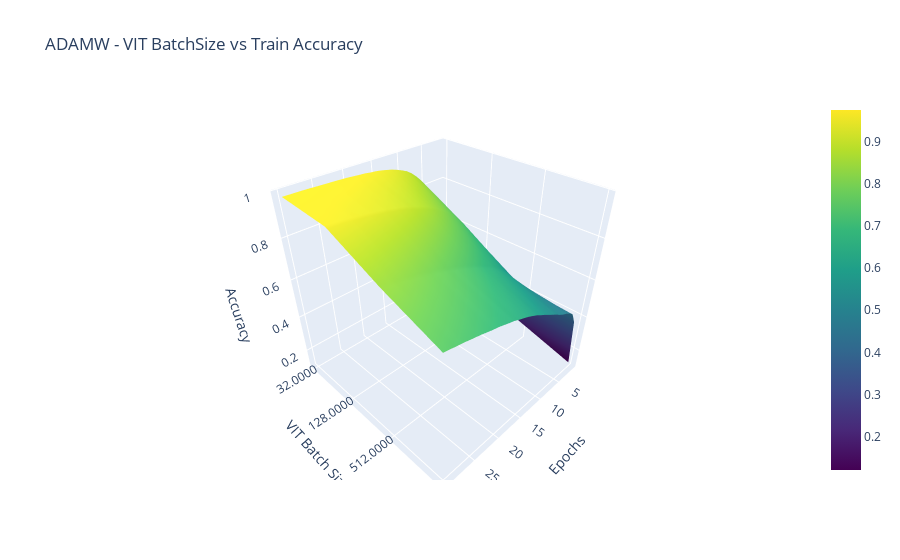
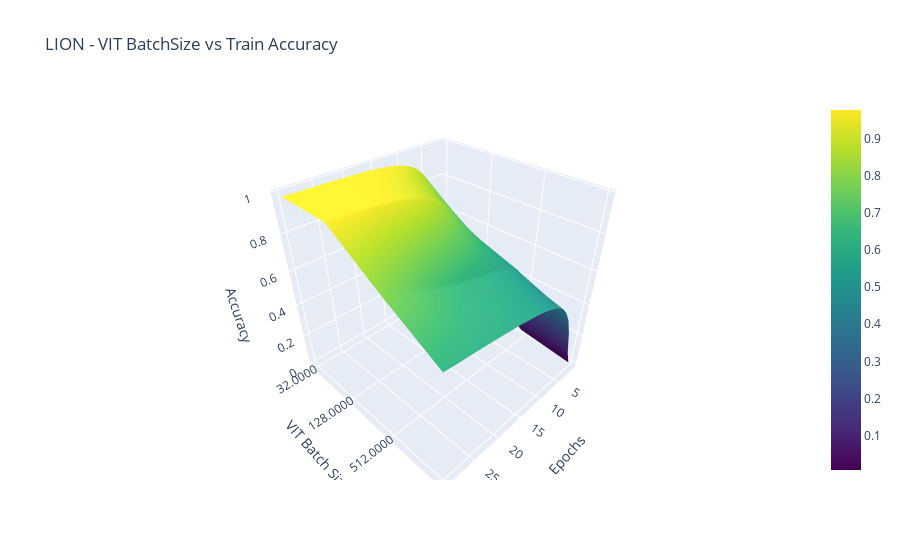
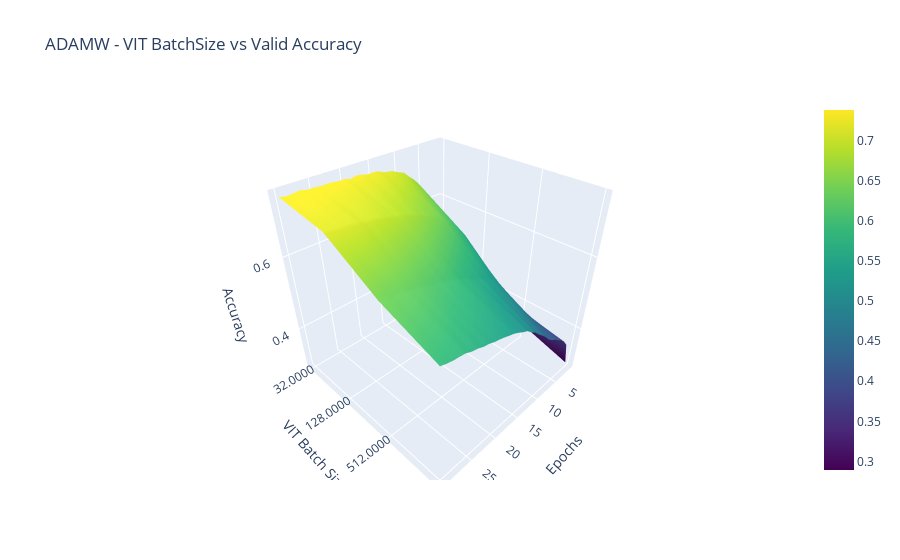
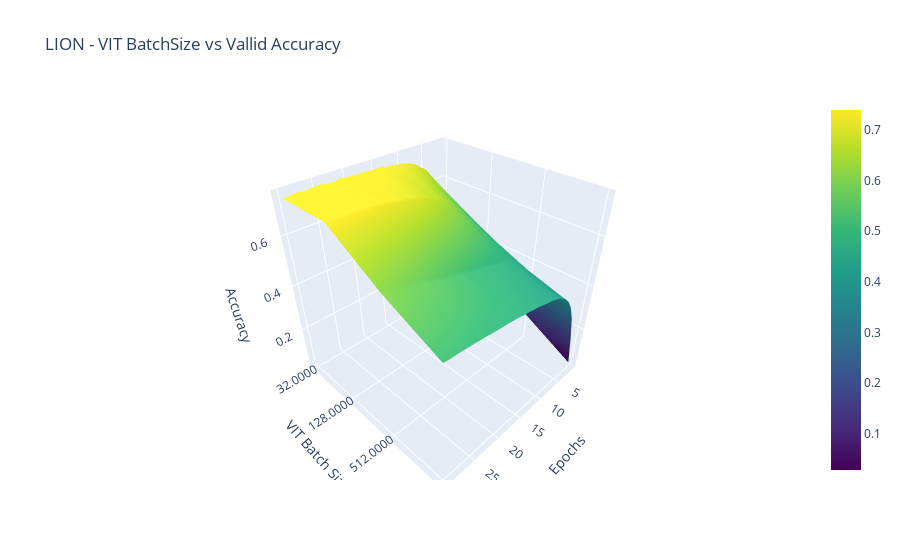

Notebook source saved alongside these figures, in order:
### Code cell
import json
import numpy as np
import plotly.graph_objs as go

file_names = [
    "adamW_VIT_batchSize_ablation_train_accuracy.json",
    "lion_VIT_batchSize_ablation_train_accuracy.json",
    "adamW_VIT_batchSize_ablation_valid_accuracy.json",
    "lion_VIT_batchSize_ablation_vallid_accuracy.json",
    "lionInBuilt_VIT_batchSize_ablation_train_accuracy.json",
    "lionInBuilt_VIT_batchSize_ablation_valid_accuracy.json"
]

for file_name in file_names:
    with open(file_name, 'r') as file:
        data = json.load(file)

    # For the title, you can split the filename on "_" to get optimizer and metric
    title_info = file_name.split("_")
    optimizer = title_info[0]
    metric = title_info[-2]

    # Convert the accuracy data to a 2D NumPy array
    accuracy_data = np.array([values for lr, values in data.items()])

    # Create a 2D grid for X and Y (epochs and learning rates)
    epochs = np.arange(1, len(accuracy_data[0]) + 1)
    # learning_rates = np.array([np.log(float(lr))/np.log(2) for lr in data.keys()])
    learning_rates = np.array([f"{float(lr):.4f}" for lr in data.keys()])
    learning_rates = np.array([(str(lr)) for lr in learning_rates])

    # Create a trace for the 3D surface plot
    trace = go.Surface(x=epochs, y=learning_rates, z=accuracy_data, colorscale='Viridis')

    # Create a layout for the plot
    layout = go.Layout(
        scene=dict(
            xaxis=dict(title='Epochs'),
            yaxis=dict(title='VIT Batch Size'),
            zaxis=dict(title='Accuracy'),
        ),
        title=f'{optimizer.upper()} - VIT BatchSize vs {metric.capitalize()} Accuracy'
    )

    # Create a figure and add the trace with the layout
    fig = go.Figure(data=[trace], layout=layout)

    # Display the interactive plot
    fig.show()
